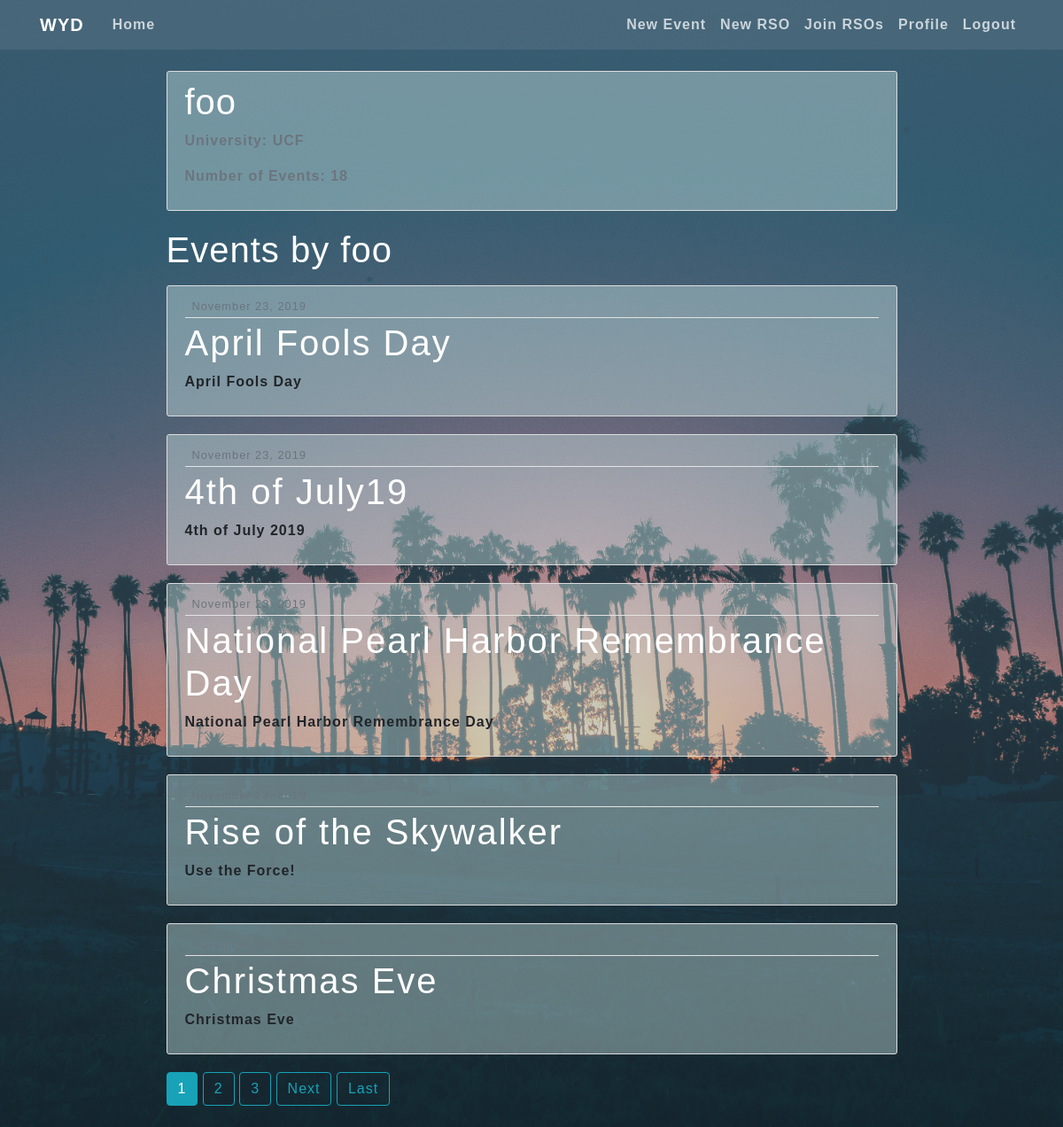
The app's page /user/foo (signed in) with its own data.
### users/models.py (models this page shows, shortened)
class Profile(models.Model):
    user = models.OneToOneField(User, on_delete=models.CASCADE)
    image = models.ImageField(default='default.jpg', upload_to='profile_pics')
    university = models.ForeignKey(University, null=True, on_delete=models.SET_NULL)

### university/models.py (models this page shows)
class University(models.Model):
  name = models.CharField(max_length=75)
  description = models.TextField()
  population = models.PositiveIntegerField()
  domain = models.CharField(max_length=50)
  def __str__(self):
    return self.name

### event/models.py (models this page shows, shortened)
class Event(models.Model):
    title = models.CharField(max_length=100)
    date = models.DateField()
    time = models.TimeField()
    description = models.TextField()
    host = models.ForeignKey(User, on_delete=models.CASCADE, null=True)
    university = models.ForeignKey(University, on_delete=models.CASCADE)
    public = models.BooleanField(default=False)
    rso = models.ForeignKey(RSO, on_delete=models.CASCADE, null=True, blank=True)
    place = models.ForeignKey(Location, on_delete=models.SET_NULL, null=True)
    coord = models.ForeignKey(Place, on_delete=models.SET_NULL, null=True)
    date_posted = models.DateTimeField(default=timezone.now, null=True)
    approved = models.BooleanField(default=False)

### event/views.py (the view)
# urls.py: path('user/<str:username>', UserEventListView.as_view(), name='user-events'),
class UserEventListView(ListView):
    model = Event
    template_name = 'event/user_events.html'  # <app>/<model>_<viewtype>.html
    context_object_name = 'events'
    paginate_by = 5
    def get_queryset(self):
        user = get_object_or_404(User, username=self.kwargs.get('username'))
        profile = get_object_or_404(Profile, user=self.request.user)
        school = profile.university
        events = Event.objects.none()
        for myRSO in RSO.objects.all().filter(members__pk=self.request.user.pk):
            events = events.union(Event.objects.filter(Q(approved=True) & Q(rso=myRSO)))
        permitted_events = events.union(
            Event.objects.filter(
                Q(approved=True) & (Q(public=True) | Q(university=school) & Q(rso__isnull=True))
            )
        )
        return permitted_events.intersection(Event.objects.filter(host=user)).order_by('time').order_by('date')

### event/templates/event/user_events.html (shortened to what this page needs)
{% extends "event/base.html" %}
{% block content %}
    <div class="content-section">
      <div class="media">
        <div class="media-body">
          <h2 class="account-heading">{{ user.username }}</h2>
          <p class="text-secondary">University: {{ user.profile.university }}</p>
          <p class="text-secondary">Number of Events: {{ page_obj.paginator.count }}</p>
        </div>
      </div>
    </div>
    <h1 class="mb-3">Events by {{ view.kwargs.username }}</h1>
    {% for event in events %}
        <article class="media content-section">
          <div class="media-body">
            <div class="article-metadata">
              <small class="text-muted">{{ event.date_posted|date:"F d, Y" }}</small>
            </div>
            <h2><a class="article-title" href="{% url 'event-detail' event.id %}">{{ event.title }}</a></h2>
            <p class="article-content">{{ event.description }}</p>
          </div>
        </article>
    {% endfor %}
    {% if is_paginated %}
      {% for num in page_obj.paginator.page_range %}
        {% if page_obj.number == num %}
          <a class="btn btn-info mb-4" href="?page={{ num }}">{{ num }}</a>
        {% elif num > page_obj.number|add:'-3' and num < page_obj.number|add:'3' %}
          <a class="btn btn-outline-info mb-4" href="?page={{ num }}">{{ num }}</a>
        {% endif %}
      {% endfor %}
      {% if page_obj.has_next %}
        <a class="btn btn-outline-info mb-4" href="?page={{ page_obj.next_page_number }}">Next</a>
        <a class="btn btn-outline-info mb-4" href="?page={{ page_obj.paginator.num_pages }}">Last</a>
      {% endif %}
    {% endif %}
{% endblock content %}

### event/static/event/main.css (style rules this page uses)
body { background-image: linear-gradient(rgba(95, 120, 138, 0.6), rgba(95, 120, 138, 0.2)), url('../../media/test_background.jpg'); background-repeat: no-repeat; background-size: cover; background-position: center center; background-attachment: fixed; margin-top: 5rem; font-family: helvetica; font-weight: 700; letter-spacing: 1px; }
h1, h2, h3, h4, h5, h6 { color: #444444; font-size: 40px; color: white; }
.content-section { background-color: rgb(210, 238, 235, 0.4); padding: 10px 20px; border: 1px solid #dddddd; border-radius: 3px; margin-bottom: 20px; }
.article-title { color: white; letter-spacing: 2px; }
.article-content { white-space: pre-line; }
.article-metadata { padding-bottom: 1px; margin-bottom: 4px; border-bottom: 1px solid #e3e3e3 }
.account-heading { font-size: 2.5rem; }

### records on screen
Event: date_posted "November 23, 2019", title "April Fools Day", description "April Fools Day"
Event: date_posted "November 23, 2019", title "4th of July19", description "4th of July 2019"
Event: date_posted "November 23, 2019", title "National Pearl Harbor Remembrance Day", description "National Pearl Harbor Remembrance Day"
Event: date_posted "November 23, 2019", title "Rise of the Skywalker", description "Use the Force!"
Event: title "Christmas Eve", description "Christmas Eve"

### other values on screen
{{ user.username }} "foo"
{{ user.profile.university }} "UCF"
{{ page_obj.paginator.count }} "18"
{{ view.kwargs.username }} "foo"
{{ num }} "1"
{{ num }} "2" "3"
